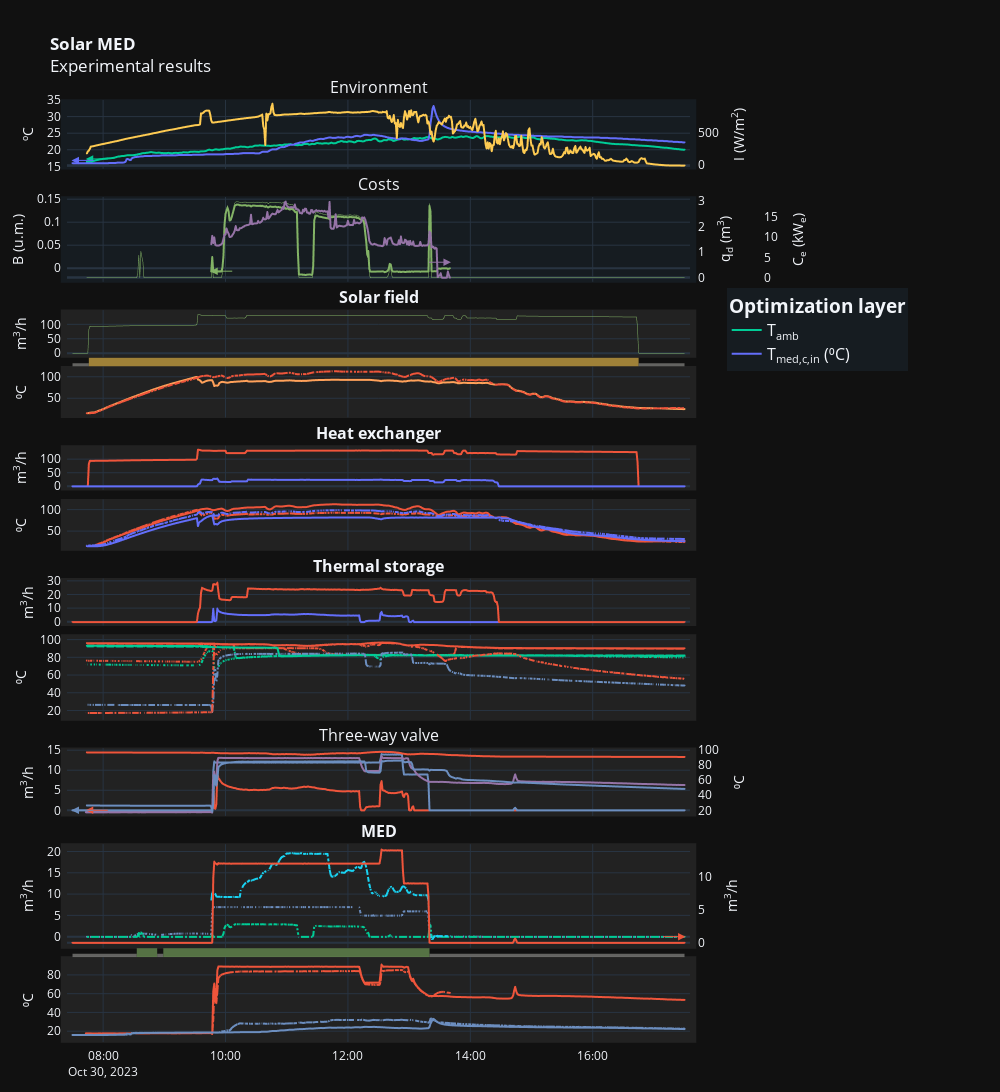

Source (notebook cell):
### Code cell
from phd_visualizations.test_timeseries import experimental_results_plot

%autoreload 2

# Load plot configuration here as well to not have to go back and forth
with open(Path("data") / "plot_config.hjson") as f:
    plt_config = hjson.load(f)

fig = experimental_results_plot(plt_config, df, vars_config=vars_config, )

if resample_figures:
    fig.show_dash(
        'inline', 
        config=generate_plotly_config(fig, figure_name=f'solar_med_{df.index[0].strftime("%Y%m%d")}')
    )
else:
    fig.show(
        config=generate_plotly_config(fig, figure_name=f'solar_med_{df.index[0].strftime("%Y%m%d")}')
    )

### Figure 1 — Plotly figure (JSON) as saved in the notebook; plotly's stock layout.template omitted (floating-point values rounded to 4 significant figures; data arrays with more than 128 entries replaced by an {"elided": "..."} marker saying what was removed)
{"data": [{"legend": "legend", "line": {"color": "#00CC96"}, "mode": "lines", "name": "T<sub>amb</sub>", "showlegend": true, "uid": "a7b1ae61-7d87-458f-96cb-1a629c5fccb6", "x": {"elided": "587 str values"}, "xaxis": "x", "y": {"elided": "587 float values"}, "yaxis": "y", "type": "scattergl"}, {"legend": "legend", "line": {"color": "#636EFA"}, "mode": "lines", "name": "T<sub>med,c,in</sub> (⁰C)", "showlegend": true, "uid": "a3613084-356d-46e1-a2ec-0ad42224ee4d", "x": {"elided": "601 str values"}, "xaxis": "x", "y": {"elided": "601 float values"}, "yaxis": "y", "type": "scattergl"}, {"line": {"color": "#FECB52"}, "mode": "lines", "name": "I (W/m<sup>2</sup>)", "showlegend": false, "uid": "eb956082-f796-4d8f-830a-2da3e5fb6fe4", "x": {"elided": "587 str values"}, "xaxis": "x", "y": {"elided": "587 float values"}, "yaxis": "y2", "type": "scattergl"}, {"line": {"color": "#83b366"}, "mode": "lines", "name": "B (u.m.)", "showlegend": false, "uid": "a8b6eb48-f6cc-48dc-b95e-16dadb87a82e", "x": {"elided": "235 str values"}, "xaxis": "x3", "y": {"elided": "235 float values"}, "yaxis": "y3", "type": "scattergl"}, {"line": {"color": "#83b366", "width": 0.5}, "mode": "lines", "name": "q<sub>med,d</sub> (m<sup>3</sup>/h)", "showlegend": false, "uid": "a17b5795-755e-4b79-8248-d7eef9465bfa", "x": {"elided": "587 str values"}, "xaxis": "x3", "y": {"elided": "587 float values"}, "yaxis": "y4", "type": "scattergl"}, {"line": {"color": "#9573a6"}, "mode": "lines", "name": "C<sub>e</sub>", "showlegend": false, "uid": "2233cbf7-bbc5-46fb-8b5c-b4295ca82d03", "x": {"elided": "235 str values"}, "xaxis": "x3", "y": {"elided": "235 float values"}, "yaxis": "y5", "type": "scattergl"}, {"fill": "tozeroy", "fillcolor": "rgba(154, 153, 150, 0.6)", "mode": "none", "name": "sf_active", "showlegend": false, "uid": "e417f405-65a1-4f00-a1b2-64fcee8e164f", "x": ["2023-10-30T07:30:00+00:00", "2023-10-30T07:46:00+00:00"], "xaxis": "x106", "y": [0.3, 0.3], "yaxis": "y106", "type": "scatter"}, {"fill": "tozeroy", "fillcolor": "rgba(254, 203, 82, 0.6)", "mode": "none", "name": "sf_active", "showlegend": false, "uid": "a1166e10-1ad6-4a3e-9a71-26351641819f", "x": ["2023-10-30T07:46:00+00:00", "2023-10-30T16:45:00+00:00"], "xaxis": "x106", "y": [0.8, 0.8], "yaxis": "y106", "type": "scatter"}, {"fill": "tozeroy", "fillcolor": "rgba(154, 153, 150, 0.6)", "mode": "none", "name": "sf_active", "showlegend": false, "uid": "84ec7122-5c46-4bfa-aa53-9b6e7ce709a0", "x": ["2023-10-30T16:45:00+00:00", "2023-10-30T17:30:00+00:00"], "xaxis": "x106", "y": [0.3, 0.3], "yaxis": "y106", "type": "scatter"}, {"line": {"color": "#83b366", "width": 0.5}, "mode": "lines", "name": "q<sub>sf</sub> (m<sup>3</sup>/h)", "showlegend": false, "uid": "a90c7c23-6b80-476c-9852-472f29fcb493", "x": {"elided": "601 str values"}, "xaxis": "x6", "y": {"elided": "601 float values"}, "yaxis": "y6", "type": "scattergl"}, {"line": {"color": "#FFA15A"}, "mode": "lines", "name": "T<sub>sf,in</sub> (⁰C)", "showlegend": false, "uid": "869e6cc8-a5b6-421b-89ff-10f159c7d497", "x": {"elided": "587 str values"}, "xaxis": "x7", "y": {"elided": "587 float values"}, "yaxis": "y7", "type": "scattergl"}, {"line": {"color": "#EF553B", "dash": "dash"}, "mode": "lines", "name": "setpoint", "showlegend": false, "uid": "cf1ca9bf-9e6f-4e15-b541-1c8951faedd1", "x": {"elided": "587 str values"}, "xaxis": "x7", "y": {"elided": "587 float values"}, "yaxis": "y7", "type": "scattergl"}, {"line": {"color": "#EF553B"}, "mode": "lines", "name": "q<sub>hx,p</sub> (m<sup>3</sup>/h)", "showlegend": false, "uid": "9924f6dc-bf08-4267-bb38-6b2031af7acb", "x": {"elided": "601 str values"}, "xaxis": "x8", "y": {"elided": "601 float values"}, "yaxis": "y8", "type": "scattergl"}, {"line": {"color": "#636EFA"}, "mode": "lines", "name": "q<sub>hx,s</sub> (m<sup>3</sup>/h)", "showlegend": false, "uid": "a5586c2a-2c8e-48ce-8277-f41f942f479f", "x": {"elided": "601 str values"}, "xaxis": "x8", "y": {"elided": "601 float values"}, "yaxis": "y8", "type": "scattergl"}, {"line": {"color": "#EF553B"}, "mode": "lines", "name": "T<sub>hx,p,in</sub> (⁰C)", "showlegend": false, "uid": "857dfbca-91cb-4583-abe4-72e85bf38ead", "x": {"elided": "587 str values"}, "xaxis": "x9", "y": {"elided": "587 float values"}, "yaxis": "y9", "type": "scattergl"}, {"line": {"color": "#EF553B", "dash": "dash"}, "mode": "lines", "name": "T<sub>hx,p,out</sub> (⁰C)", "showlegend": false, "uid": "f76d3a98-de21-40fd-8b86-5e64bdd812c7", "x": {"elided": "587 str values"}, "xaxis": "x9", "y": {"elided": "587 float values"}, "yaxis": "y9", "type": "scattergl"}, {"line": {"color": "#636EFA"}, "mode": "lines", "name": "T<sub>hx,s,in</sub> (⁰C)", "showlegend": false, "uid": "9a46f437-79b2-46ae-96b6-df412244c042", "x": {"elided": "587 str values"}, "xaxis": "x9", "y": {"elided": "587 float values"}, "yaxis": "y9", "type": "scattergl"}, {"line": {"color": "#636EFA", "dash": "dash"}, "mode": "lines", "name": "T<sub>ts,h,b</sub> (⁰C)", "showlegend": false, "uid": "0de46f47-86cc-4a6f-9c96-f71c8d654b48", "x": {"elided": "587 str values"}, "xaxis": "x9", "y": {"elided": "587 float values"}, "yaxis": "y9", "type": "scattergl"}, {"line": {"color": "#636EFA"}, "mode": "lines", "name": "q<sub>ts,dis,out</sub>", "showlegend": false, "uid": "49938ab3-790b-4010-ad83-c5b9a4be140d", "x": {"elided": "587 str values"}, "xaxis": "x10", "y": {"elided": "587 float values"}, "yaxis": "y10", "type": "scattergl"}, {"line": {"color": "#EF553B"}, "mode": "lines", "name": "q<sub>ts,dis,in</sub>", "showlegend": false, "uid": "16b42161-85f7-4f3a-9379-3c8fd35d6e80", "x": {"elided": "601 str values"}, "xaxis": "x10", "y": {"elided": "601 float values"}, "yaxis": "y10", "type": "scattergl"}, {"line": {"color": "#EF553B"}, "mode": "lines", "name": "T<sub>ts,h,t</sub> (⁰C)", "showlegend": false, "uid": "bf85bda5-ad7f-487b-a2f1-03ed9906508c", "x": {"elided": "587 str values"}, "xaxis": "x11", "y": {"elided": "587 float values"}, "yaxis": "y11", "type": "scattergl"}, {"line": {"color": "#EF553B", "dash": "dash"}, "mode": "lines", "name": "T<sub>ts,h,m</sub> (⁰C)", "showlegend": false, "uid": "ca668307-7b72-447b-b36d-ea4b727eec80", "x": {"elided": "587 str values"}, "xaxis": "x11", "y": {"elided": "587 float values"}, "yaxis": "y11", "type": "scattergl"}, {"line": {"color": "#EF553B", "dash": "dot"}, "mode": "lines", "name": "T<sub>ts,h,b</sub> (⁰C)", "showlegend": false, "uid": "de7e1b1d-fe81-4c3a-a76f-6295762d24d8", "x": {"elided": "587 str values"}, "xaxis": "x11", "y": {"elided": "587 float values"}, "yaxis": "y11", "type": "scattergl"}, {"line": {"color": "#00CC96"}, "mode": "lines", "name": "T<sub>ts,c,t</sub> (⁰C)", "showlegend": false, "uid": "8a4c7813-7e66-4963-a538-a2e4c714a3e9", "x": {"elided": "587 str values"}, "xaxis": "x11", "y": {"elided": "587 float values"}, "yaxis": "y11", "type": "scattergl"}, {"line": {"color": "#00CC96", "dash": "dash"}, "mode": "lines", "name": "T<sub>ts,c,m</sub> (⁰C)", "showlegend": false, "uid": "35208c60-8af6-4ed8-ab40-6712b23cd9d1", "x": {"elided": "587 str values"}, "xaxis": "x11", "y": {"elided": "587 float values"}, "yaxis": "y11", "type": "scattergl"}, {"line": {"color": "#00CC96", "dash": "dot"}, "mode": "lines", "name": "T<sub>ts,c,b</sub> (⁰C)", "showlegend": false, "uid": "b54253ad-93d8-46e2-9603-8de6cb973323", "x": {"elided": "587 str values"}, "xaxis": "x11", "y": {"elided": "587 float values"}, "yaxis": "y11", "type": "scattergl"}, {"line": {"color": "#9573a6", "dash": "dashdot"}, "mode": "lines", "name": "T<sub>ts,h,out</sub> (⁰C)", "showlegend": false, "uid": "a8c8dd3c-606d-47d1-8aad-e9f52834a245", "x": {"elided": "587 str values"}, "xaxis": "x11", "y": {"elided": "587 float values"}, "yaxis": "y11", "type": "scattergl"}, {"line": {"color": "#6c8ebf", "dash": "dashdot"}, "mode": "lines", "name": "T<sub>ts,c,b,in</sub> (⁰C)", "showlegend": false, "uid": "099e5c78-3fd7-4217-bf5e-73e9f73a6a32", "x": {"elided": "587 str values"}, "xaxis": "x11", "y": {"elided": "587 float values"}, "yaxis": "y11", "type": "scattergl"}, {"line": {"color": "#EF553B", "dash": "dashdot"}, "mode": "lines", "name": "T<sub>ts,h,out</sub> (⁰C)", "showlegend": false, "uid": "f17861cf-61d1-48ba-9b37-30dcd00399b6", "x": {"elided": "587 str values"}, "xaxis": "x11", "y": {"elided": "587 float values"}, "yaxis": "y11", "type": "scattergl"}, {"line": {"color": "#EF553B"}, "mode": "lines", "name": "q<sub>3wv,src</sub> (m<sup>3</sup>/h)", "showlegend": false, "uid": "17890aed-500f-40f3-9912-9d70d6db0066", "x": {"elided": "587 str values"}, "xaxis": "x12", "y": {"elided": "587 float values"}, "yaxis": "y12", "type": "scattergl"}, {"line": {"color": "#6c8ebf"}, "mode": "lines", "name": "q<sub>3wv,dis</sub> (m<sup>3</sup>/h)", "showlegend": false, "uid": "c7c01030-9a86-4926-a44c-1241ad2ed831", "x": {"elided": "601 str values"}, "xaxis": "x12", "y": {"elided": "601 float values"}, "yaxis": "y12", "type": "scattergl"}, {"line": {"color": "#EF553B"}, "mode": "lines", "name": "T<sub>3wv,dis,in</sub> (⁰C)", "showlegend": false, "uid": "5ac0100c-b696-4b23-97d4-9be725b2e672", "x": {"elided": "587 str values"}, "xaxis": "x12", "y": {"elided": "587 float values"}, "yaxis": "y13", "type": "scattergl"}, {"line": {"color": "#9573a6"}, "mode": "lines", "name": "T<sub>3wv,dis,in</sub> (⁰C)", "showlegend": false, "uid": "967ffd23-4741-486a-8c39-c4ae74e82e6c", "x": {"elided": "588 str values"}, "xaxis": "x12", "y": {"elided": "588 float values"}, "yaxis": "y13", "type": "scattergl"}, {"line": {"color": "#6c8ebf"}, "mode": "lines", "name": "T<sub>3wv,dis,out</sub> (⁰C)", "showlegend": false, "uid": "25e0a1e1-3cbc-47f0-9295-dbee390fe559", "x": {"elided": "587 str values"}, "xaxis": "x12", "y": {"elided": "587 float values"}, "yaxis": "y13", "type": "scattergl"}, {"fill": "tozeroy", "fillcolor": "rgba(154, 153, 150, 0.6)", "mode": "none", "name": "med_active", "showlegend": false, "uid": "68d3f24c-4f96-4a56-8cc8-6f7de76d38c1", "x": ["2023-10-30T07:30:00+00:00", "2023-10-30T08:33:00+00:00"], "xaxis": "x114", "y": [0.3, 0.3], "yaxis": "y114", "type": "scatter"}, {"fill": "tozeroy", "fillcolor": "rgba(131, 179, 102, 0.6)", "mode": "none", "name": "med_active", "showlegend": false, "uid": "5d0d2b1e-4be6-4b8f-bf11-3c7c8c95a293", "x": ["2023-10-30T08:33:00+00:00", "2023-10-30T08:53:00+00:00"], "xaxis": "x114", "y": [0.8, 0.8], "yaxis": "y114", "type": "scatter"}, {"fill": "tozeroy", "fillcolor": "rgba(154, 153, 150, 0.6)", "mode": "none", "name": "med_active", "showlegend": false, "uid": "2fd3b53c-e135-4e25-84ce-4157329f3039", "x": ["2023-10-30T08:53:00+00:00", "2023-10-30T08:59:00+00:00"], "xaxis": "x114", "y": [0.3, 0.3], "yaxis": "y114", "type": "scatter"}, {"fill": "tozeroy", "fillcolor": "rgba(131, 179, 102, 0.6)", "mode": "none", "name": "med_active", "showlegend": false, "uid": "e3aff2ca-5978-4d21-9b7a-20e35d8b3cb3", "x": ["2023-10-30T08:59:00+00:00", "2023-10-30T13:20:00+00:00"], "xaxis": "x114", "y": [0.8, 0.8], "yaxis": "y114", "type": "scatter"}, {"fill": "tozeroy", "fillcolor": "rgba(154, 153, 150, 0.6)", "mode": "none", "name": "med_active", "showlegend": false, "uid": "0252a670-1b4f-45fd-bc5d-24805af093e7", "x": ["2023-10-30T13:20:00+00:00", "2023-10-30T17:30:00+00:00"], "xaxis": "x114", "y": [0.3, 0.3], "yaxis": "y114", "type": "scatter"}, {"line": {"color": "#6c8ebf", "dash": "dot"}, "mode": "lines", "name": "q<sub>med,f</sub> (m<sup>3</sup>/h)", "showlegend": false, "uid": "f3518318-fc4b-4365-956d-716510092b2d", "x": {"elided": "587 str values"}, "xaxis": "x14", "y": {"elided": "587 float values"}, "yaxis": "y14", "type": "scattergl"}, {"line": {"color": "#00CC96", "dash": "dashdot"}, "mode": "lines", "name": "q<sub>med,d</sub> (m<sup>3</sup>/h)", "showlegend": false, "uid": "4702e312-526f-4add-82e6-cd5f266ad8a0", "x": {"elided": "587 str values"}, "xaxis": "x14", "y": {"elided": "587 float values"}, "yaxis": "y14", "type": "scattergl"}, {"line": {"color": "#19D3F3", "dash": "dash"}, "mode": "lines", "name": "q<sub>med,c</sub> (m<sup>3</sup>/h)", "showlegend": false, "uid": "378c1843-5dac-4097-bbad-4c09f02efdf4", "x": {"elided": "235 str values"}, "xaxis": "x14", "y": {"elided": "235 float values"}, "yaxis": "y14", "type": "scattergl"}, {"line": {"color": "#EF553B"}, "mode": "lines", "name": "q<sub>med,s</sub> (L/s)", "showlegend": false, "uid": "b23d4f0c-2503-4bd7-8045-4920c200169c", "x": {"elided": "601 str values"}, "xaxis": "x14", "y": {"elided": "601 float values"}, "yaxis": "y15", "type": "scattergl"}, {"line": {"color": "#EF553B"}, "mode": "lines", "name": "T<sub>med,s,in</sub> (⁰C)", "showlegend": false, "uid": "e82291a2-a844-4d83-89da-cd16a612e3d3", "x": {"elided": "588 str values"}, "xaxis": "x16", "y": {"elided": "588 float values"}, "yaxis": "y16", "type": "scattergl"}, {"line": {"color": "#EF553B", "dash": "dash"}, "mode": "lines", "name": "T<sub>med,s,out</sub> (⁰C)", "showlegend": false, "uid": "4c0ebf90-b360-4046-9d58-ff2974241911", "x": {"elided": "235 str values"}, "xaxis": "x16", "y": {"elided": "235 float values"}, "yaxis": "y16", "type": "scattergl"}, {"line": {"color": "#6c8ebf"}, "mode": "lines", "name": "T<sub>med,c,in</sub> (⁰C)", "showlegend": false, "uid": "5045065d-f4ad-4ded-8c48-8e91da211da5", "x": {"elided": "601 str values"}, "xaxis": "x16", "y": {"elided": "601 float values"}, "yaxis": "y16", "type": "scattergl"}, {"line": {"color": "#6c8ebf", "dash": "dash"}, "mode": "lines", "name": "T<sub>med,c,out</sub> (⁰C)", "showlegend": false, "uid": "d9904c2f-153f-44d2-b2c6-2a3e3d035064", "x": {"elided": "587 str values"}, "xaxis": "x16", "y": {"elided": "587 float values"}, "yaxis": "y16", "type": "scattergl"}], "layout": {"annotations": [{"arrowcolor": "#00CC96", "arrowhead": 2, "arrowsize": 1.5, "arrowwidth": 1, "ax": 25, "ay": 0, "showarrow": true, "x": "2023-10-30T07:43:00+00:00", "xref": "x", "y": 17.23, "yref": "y"}, {"arrowcolor": "#636EFA", "arrowhead": 2, "arrowsize": 1.5, "arrowwidth": 1, "ax": 25, "ay": 0, "showarrow": true, "x": "2023-10-30T07:29:00+00:00", "xref": "x", "y": 16.8, "yref": "y"}, {"arrowcolor": "#FECB52", "arrowhead": 2, "arrowsize": 1.5, "arrowwidth": 1, "ax": -25, "ay": 0, "showarrow": true, "x": "2023-10-30T17:31:00+00:00", "xref": "x", "y": -2.748, "yref": "y"}, {"arrowcolor": "#83b366", "arrowhead": 2, "arrowsize": 1.5, "arrowwidth": 1, "ax": 25, "ay": 0, "showarrow": true, "x": "2023-10-30T09:45:00+00:00", "xref": "x3", "y": -0.006505, "yref": "y3"}, {"arrowcolor": "#9573a6", "arrowhead": 2, "arrowsize": 1.5, "arrowwidth": 1, "ax": -25, "ay": 0, "showarrow": true, "x": "2023-10-30T13:41:00+00:00", "xref": "x3", "y": 0.01298, "yref": "y3"}, {"arrowcolor": "#EF553B", "arrowhead": 2, "arrowsize": 1.5, "arrowwidth": 1, "ax": 25, "ay": 0, "showarrow": true, "x": "2023-10-30T07:43:00+00:00", "xref": "x12", "y": 0.00992, "yref": "y12"}, {"arrowcolor": "#6c8ebf", "arrowhead": 2, "arrowsize": 1.5, "arrowwidth": 1, "ax": 25, "ay": 0, "showarrow": true, "x": "2023-10-30T07:29:00+00:00", "xref": "x12", "y": 0.009115, "yref": "y12"}, {"arrowcolor": "#EF553B", "arrowhead": 2, "arrowsize": 1.5, "arrowwidth": 1, "ax": -25, "ay": 0, "showarrow": true, "x": "2023-10-30T17:31:00+00:00", "xref": "x12", "y": 95.02, "yref": "y12"}, {"arrowcolor": "#9573a6", "arrowhead": 2, "arrowsize": 1.5, "arrowwidth": 1, "ax": -25, "ay": 0, "showarrow": true, "x": "2023-10-30T17:31:00+00:00", "xref": "x12", "y": 56.2, "yref": "y12"}, {"arrowcolor": "#6c8ebf", "arrowhead": 2, "arrowsize": 1.5, "arrowwidth": 1, "ax": -25, "ay": 0, "showarrow": true, "x": "2023-10-30T17:31:00+00:00", "xref": "x12", "y": 50.86, "yref": "y12"}, {"arrowcolor": "#EF553B", "arrowhead": 2, "arrowsize": 1.5, "arrowwidth": 1, "ax": -25, "ay": 0, "showarrow": true, "x": "2023-10-30T17:31:00+00:00", "xref": "x14", "y": 0.009115, "yref": "y14"}, {"font": {"size": 16}, "showarrow": false, "text": "Environment", "x": 0.425, "xanchor": "center", "xref": "paper", "y": 1, "yanchor": "bottom", "yref": "paper"}, {"font": {"size": 16}, "showarrow": false, "text": "Costs", "x": 0.425, "xanchor": "center", "xref": "paper", "y": 0.897, "yanchor": "bottom", "yref": "paper"}, {"font": {"size": 16}, "showarrow": false, "text": "<b>Solar field</b>", "x": 0.425, "xanchor": "center", "xref": "paper", "y": 0.777, "yanchor": "bottom", "yref": "paper"}, {"font": {"size": 16}, "showarrow": false, "text": "<b>Heat exchanger</b>", "x": 0.425, "xanchor": "center", "xref": "paper", "y": 0.633, "yanchor": "bottom", "yref": "paper"}, {"font": {"size": 16}, "showarrow": false, "text": "<b>Thermal storage</b>", "x": 0.425, "xanchor": "center", "xref": "paper", "y": 0.492, "yanchor": "bottom", "yref": "paper"}, {"font": {"size": 16}, "showarrow": false, "text": "Three-way valve", "x": 0.425, "xanchor": "center", "xref": "paper", "y": 0.312, "yanchor": "bottom", "yref": "paper"}, {"font": {"size": 16}, "showarrow": false, "text": "<b>MED</b>", "x": 0.425, "xanchor": "center", "xref": "paper", "y": 0.21, "yanchor": "bottom", "yref": "paper"}], "title": {"text": "<b>Solar MED</b><br>Experimental results</br>", "x": 0.05}, "margin": {"l": 20, "r": 200, "t": 100, "b": 20, "pad": 5}, "xaxis": {"anchor": "y", "showticklabels": false, "tickcolor": "rgba(0,0,0,0)", "domain": [0, 0.85]}, "xaxis3": {"anchor": "y3", "matches": "x", "showticklabels": false, "tickcolor": "rgba(0,0,0,0)", "domain": [0, 0.85]}, "xaxis6": {"anchor": "y6", "matches": "x", "showticklabels": false, "tickcolor": "rgba(0,0,0,0)", "domain": [0, 0.85]}, "xaxis106": {"anchor": "y106", "matches": "x", "showticklabels": false, "showgrid": false, "showline": false, "zeroline": false, "showspikes": false, "tickcolor": "rgba(0,0,0,0)", "domain": [0, 0.85]}, "xaxis7": {"anchor": "y7", "matches": "x", "showticklabels": false, "tickcolor": "rgba(0,0,0,0)", "domain": [0, 0.85]}, "xaxis8": {"anchor": "y8", "matches": "x", "showticklabels": false, "tickcolor": "rgba(0,0,0,0)", "domain": [0, 0.85]}, "xaxis9": {"anchor": "y9", "matches": "x", "showticklabels": false, "tickcolor": "rgba(0,0,0,0)", "domain": [0, 0.85]}, "xaxis10": {"anchor": "y10", "matches": "x", "showticklabels": false, "tickcolor": "rgba(0,0,0,0)", "domain": [0, 0.85]}, "xaxis11": {"anchor": "y11", "matches": "x", "showticklabels": false, "tickcolor": "rgba(0,0,0,0)", "domain": [0, 0.85]}, "xaxis12": {"anchor": "y12", "matches": "x", "showticklabels": false, "tickcolor": "rgba(0,0,0,0)", "domain": [0, 0.85]}, "xaxis14": {"anchor": "y14", "matches": "x", "showticklabels": false, "tickcolor": "rgba(0,0,0,0)", "domain": [0, 0.85]}, "xaxis114": {"anchor": "y114", "matches": "x", "showticklabels": false, "showgrid": false, "showline": false, "zeroline": false, "showspikes": false, "tickcolor": "rgba(0,0,0,0)", "domain": [0, 0.85]}, "xaxis16": {"anchor": "y16", "matches": "x", "showticklabels": true, "domain": [0, 0.85]}, "yaxis": {"domain": [0.927, 1], "anchor": "x", "title": {"text": "ºC"}, "showgrid": true, "autorange": false, "range": [14.27, 35.01]}, "yaxis2": {"overlaying": "y", "side": "right", "showgrid": false, "anchor": "free", "position": 0.86, "title": {"text": "I (W/m<sup>2</sup>)"}}, "yaxis3": {"domain": [0.807, 0.897], "anchor": "x3", "title": {"text": "B (u.m.)"}, "showgrid": true, "autorange": false, "range": [-0.02958, 0.1547]}, "yaxis4": {"overlaying": "y3", "side": "right", "showgrid": false, "anchor": "free", "position": 0.86, "title": {"text": "q<sub>d</sub> (m<sup>3</sup>)"}}, "yaxis5": {"overlaying": "y3", "side": "right", "showgrid": false, "anchor": "free", "position": 0.95, "title": {"text": "C<sub>e</sub> (kW<sub>e</sub>)"}}, "yaxis6": {"domain": [0.727, 0.777], "anchor": "x6", "title": {"text": "m<sup>3</sup>/h"}, "showgrid": true, "autorange": false, "range": [-13.59, 149.5]}, "yaxis106": {"domain": [0.717, 0.727], "anchor": "x106", "showgrid": false, "showticklabels": false, "showline": false, "zeroline": false, "showspikes": false, "fixedrange": true, "tickcolor": "rgba(0,0,0,0)"}, "yaxis7": {"domain": [0.663, 0.717], "anchor": "x7", "title": {"text": "⁰C"}, "showgrid": true, "autorange": false, "range": [5.442, 123.8]}, "yaxis8": {"domain": [0.586, 0.633], "anchor": "x8", "title": {"text": "m<sup>3</sup>/h"}, "showgrid": true, "autorange": false, "range": [-13.59, 149.5]}, "yaxis9": {"domain": [0.522, 0.576], "anchor": "x9", "title": {"text": "⁰C"}, "showgrid": true, "autorange": false, "range": [5.437, 123.8]}, "yaxis10": {"domain": [0.442, 0.492], "anchor": "x10", "title": {"text": "m<sup>3</sup>/h"}, "showgrid": true, "autorange": false, "range": [-2.883, 31.71]}, "yaxis11": {"domain": [0.342, 0.432], "anchor": "x11", "title": {"text": "⁰C"}, "showgrid": true, "autorange": false, "range": [9.452, 105.1]}, "yaxis12": {"domain": [0.24, 0.312], "anchor": "x12", "title": {"text": "m<sup>3</sup>/h"}, "showgrid": true, "autorange": false, "range": [-1.402, 15.52]}, "yaxis13": {"overlaying": "y12", "side": "right", "showgrid": false, "anchor": "free", "position": 0.86, "title": {"text": "⁰C"}}, "yaxis14": {"domain": [0.1, 0.21], "anchor": "x14", "title": {"text": "m<sup>3</sup>/h"}, "showgrid": true, "autorange": false, "range": [-2.615, 21.72]}, "yaxis114": {"domain": [0.09, 0.1], "anchor": "x114", "showgrid": false, "showticklabels": false, "showline": false, "zeroline": false, "showspikes": false, "fixedrange": true, "tickcolor": "rgba(0,0,0,0)"}, "yaxis15": {"overlaying": "y14", "side": "right", "showgrid": false, "anchor": "free", "position": 0.86, "title": {"text": "m<sup>3</sup>/h"}}, "yaxis16": {"domain": [0.0, 0.09], "anchor": "x16", "title": {"text": "⁰C"}, "showgrid": true, "autorange": false, "range": [8.468, 98.86]}, "legend": {"font": {"size": 16}, "xref": "paper", "yref": "paper", "x": 0.9, "y": 0.8, "title": {"text": "<b>Optimization layer</b>"}, "bgcolor": "rgba(70, 130, 180,0.1)"}, "newshape": {"line": {"color": "#00CC96"}, "fillcolor": "#00CC96", "opacity": 0.5, "layer": "below"}, "height": 1400, "width": 1000, "plot_bgcolor": "rgba(0,0,0,0)", "shapes": [{"fillcolor": "steelblue", "layer": "below", "opacity": 0.1, "type": "rect", "x0": -0.01, "x1": 1.01, "xref": "x domain", "y0": -0.01, "y1": 1.01, "yref": "y domain", "line": {"width": 0}}, {"fillcolor": "steelblue", "layer": "below", "opacity": 0.1, "type": "rect", "x0": -0.01, "x1": 1.01, "xref": "x3 domain", "y0": -0.01, "y1": 1.01, "yref": "y3 domain", "line": {"width": 0}}, {"fillcolor": "#B6B6B6", "layer": "below", "opacity": 0.1, "type": "rect", "x0": -0.01, "x1": 1.01, "xref": "x6 domain", "y0": -0.01, "y1": 1.01, "yref": "y6 domain", "line": {"width": 0}}, {"fillcolor": "#B6B6B6", "layer": "below", "opacity": 0.1, "type": "rect", "x0": -0.01, "x1": 1.01, "xref": "x7 domain", "y0": -0.01, "y1": 1.01, "yref": "y7 domain", "line": {"width": 0}}, {"fillcolor": "#B6B6B6", "layer": "below", "opacity": 0.1, "type": "rect", "x0": -0.01, "x1": 1.01, "xref": "x8 domain", "y0": -0.01, "y1": 1.01, "yref": "y8 domain", "line": {"width": 0}}, {"fillcolor": "#B6B6B6", "layer": "below", "opacity": 0.1, "type": "rect", "x0": -0.01, "x1": 1.01, "xref": "x9 domain", "y0": -0.01, "y1": 1.01, "yref": "y9 domain", "line": {"width": 0}}, {"fillcolor": "#B6B6B6", "layer": "below", "opacity": 0.1, "type": "rect", "x0": -0.01, "x1": 1.01, "xref": "x10 domain", "y0": -0.01, "y1": 1.01, "yref": "y10 domain", "line": {"width": 0}}, {"fillcolor": "#B6B6B6", "layer": "below", "opacity": 0.1, "type": "rect", "x0": -0.01, "x1": 1.01, "xref": "x11 domain", "y0": -0.01, "y1": 1.01, "yref": "y11 domain", "line": {"width": 0}}, {"fillcolor": "#B6B6B6", "layer": "below", "opacity": 0.1, "type": "rect", "x0": -0.01, "x1": 1.01, "xref": "x12 domain", "y0": -0.01, "y1": 1.01, "yref": "y12 domain", "line": {"width": 0}}, {"fillcolor": "#B6B6B6", "layer": "below", "opacity": 0.1, "type": "rect", "x0": -0.01, "x1": 1.01, "xref": "x14 domain", "y0": -0.01, "y1": 1.01, "yref": "y14 domain", "line": {"width": 0}}, {"fillcolor": "#B6B6B6", "layer": "below", "opacity": 0.1, "type": "rect", "x0": -0.01, "x1": 1.01, "xref": "x16 domain", "y0": -0.01, "y1": 1.01, "yref": "y16 domain", "line": {"width": 0}}], "hovermode": "x unified"}}
